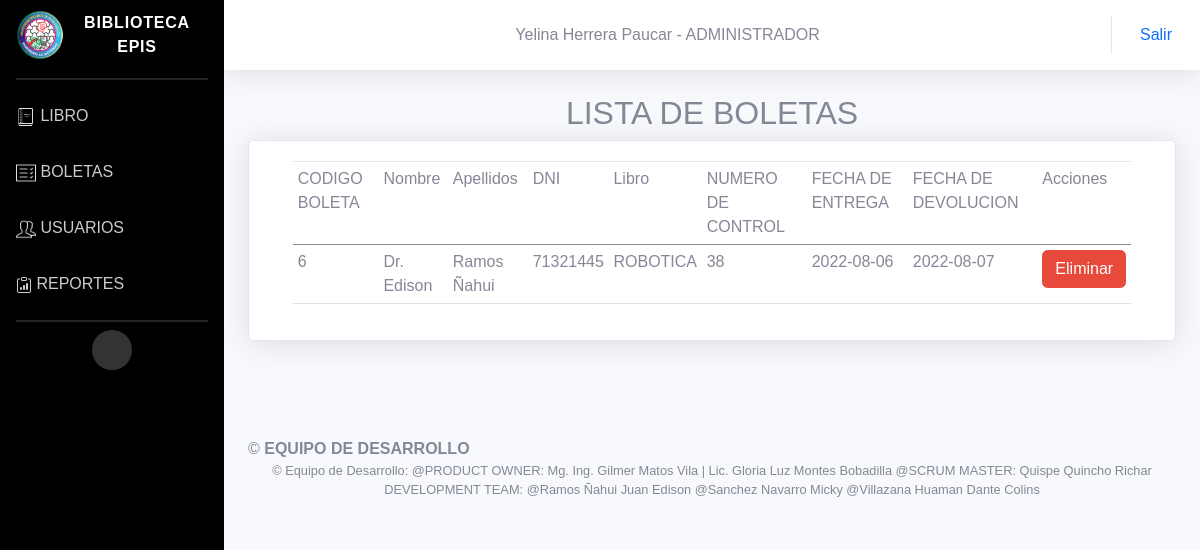
/View/boletas/boletas_admi.php (signed in), run on the app's committed database.
### tables this page shows
CREATE TABLE `usuarios` (
  `nombre` varchar(20) NOT NULL,
  `apellidos` varchar(20) NOT NULL,
  `telefono` int(9) NOT NULL,
  `DNI` int(20) NOT NULL,
  `Correo_Institucional` varchar(21) NOT NULL,
  `Password` varchar(20) NOT NULL,
  `repita_contraseña` varchar(20) NOT NULL,
  `tipo_usuario` varchar(30) NOT NULL
);

CREATE TABLE `boleta` (
  `DNI` int(20) NOT NULL,
  `n_control` int(20) NOT NULL,
  `fecha_entrega` date NOT NULL,
  `codigo_boleta` int(11) NOT NULL,
  `fecha_devolucion` date DEFAULT NULL
);

CREATE TABLE `libro` (
  `n_control` int(20) NOT NULL,
  `dewey` varchar(20) NOT NULL,
  `titulo` varchar(100) NOT NULL,
  `autor` varchar(100) NOT NULL,
  `fecha_edicion` date NOT NULL,
  `editorial` varchar(20) NOT NULL,
  `cantidad` int(25) NOT NULL,
  `fecha_adquisicion` date NOT NULL,
  `imagen` longblob NOT NULL,
  `estado` varchar(11) NOT NULL,
  `genero` varchar(20) NOT NULL,
  `formato` varchar(10) NOT NULL,
  `PDF` text NOT NULL,
  `Acciones` varchar(30) NOT NULL
);

### View/boletas/boletas_admi.php (the view, shortened to what this page needs)
<?php
include('../includes/menu_administrador.php');
include('../../Model/conexion.php');
 ?>
<link rel="stylesheet" type="text/css" href="../../assets/Styles/estilos_pdf.css">
<div class="container-fluid">
    <div id="main-containe">
        <center>
            <h2>LISTA DE BOLETAS</h2>
        </center>
        <div class="card shadow mb-4">
            <div class="container">
                <div class="card-body">
                    <div class="table-responsive">
                        <table id="example" class="table table-sm" style="width:100%">
                            <thead>
                                <tr>
                                    <td>CODIGO BOLETA </td>
                                    <td>Nombre </td>
                                    <td>Apellidos </td>
                                    <td>DNI </td>
                                    <td>Libro </td>
                                    <td>NUMERO DE CONTROL</td>
                                    <td>FECHA DE ENTREGA</td>
                                    <td>FECHA DE DEVOLUCION</td>
                                    <td>Acciones</td>
                                </tr>
                            </thead>
                            <?php
							$sql1=" SELECT boleta.codigo_boleta, usuarios.nombre, usuarios.apellidos, usuarios.DNI, usuarios.Correo_Institucional, libro.n_control, libro.titulo,boleta.fecha_entrega,boleta.fecha_devolucion from usuarios JOIN boleta ON boleta.DNI= usuarios.DNI INNER JOIN libro ON libro.n_control= boleta.n_control";
							$result1=mysqli_query($conexion,$sql1);
							while($mostrar=mysqli_fetch_array($result1)){
							?>
                            <tr>
                                <td><?php echo $mostrar['codigo_boleta'] ?></td>
                                <td><?php echo $mostrar['nombre'] ?></td>
                                <td><?php echo $mostrar['apellidos'] ?></td>
                                <td><?php echo $mostrar['DNI'] ?></td>
                                <td><?php echo $mostrar['titulo'] ?></td>
                                <td><?php echo $mostrar['n_control'] ?></td>
                                <td><?php echo $mostrar['fecha_entrega'] ?></td>
                                <?php
								if ($mostrar['fecha_devolucion'] == null){
									?>
                                <td><span class="badge bg-warning text-dark">Pendiente</span></td>
                                <?php
								}else{
									?>
                                <td><?php echo $mostrar['fecha_devolucion'] ?></td>
                                <?php
								}
								?>
                                <td>
                                    <a href="../../Controller/eliminar_boleta_adm.php?codigo_boleta=<?php echo $mostrar['codigo_boleta']; ?>"
                                        class="btn btn-danger" onclick="return confirm('¿Esta Seguro que desea eliminar boleta?'); false">
                                        Eliminar
                                    </a>
                                </td>
                            </tr>
                            <?php
						}
						?>
                        </table>
                    </div>
                </div>
            </div>
        </div>
    </div>
    <br><br>
</div>
<?php include('../includes/footer.php');?>
</body>
</html>

### assets/Styles/estilos_pdf.css (style rules this page uses)
body { font-family:"Raleway",sans-serif; background:#f8f8f8; }

### data on the page
usuarios: boleta.codigo_boleta "6", nombre "Dr. Edison", apellidos "Ramos Ñahui", DNI "71321445", libro.titulo "ROBOTICA", libro.n_control "38", boleta.fecha_entrega "2022-08-06", boleta.fecha_devolucion "2022-08-07"

### other printed values
$_SESSION['user']['nombre'] "Yelina"
$_SESSION['user']['apellidos'] "Herrera Paucar"
$_SESSION['user']['tipo_usuario'] "ADMINISTRADOR"
